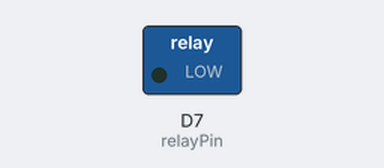
A sketch run on a simulated ESP8266 (NodeMCU). On the bench: switched loads named in the sketch (green lamp = pin HIGH). Dashed ring = blinking.

Above: at 0.2 s.
Timing chart, 0 to 3.0 s (numbered marks = the images above):
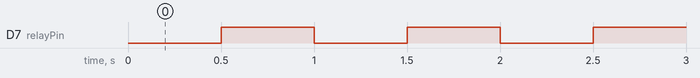

Measured:
- by itself, D7 (relayPin): alternates HIGH for 0.50 s and LOW for 0.50 s

The sketch:

NodeMCUSimpleBlink.ino
```cpp
uint8_t relayPin = D7;
void setup() {
  pinMode(relayPin,OUTPUT);
}

void loop() {
  digitalWrite(relayPin,0);
  delay(500);
  digitalWrite(relayPin,1);
  delay(500);
}
```
